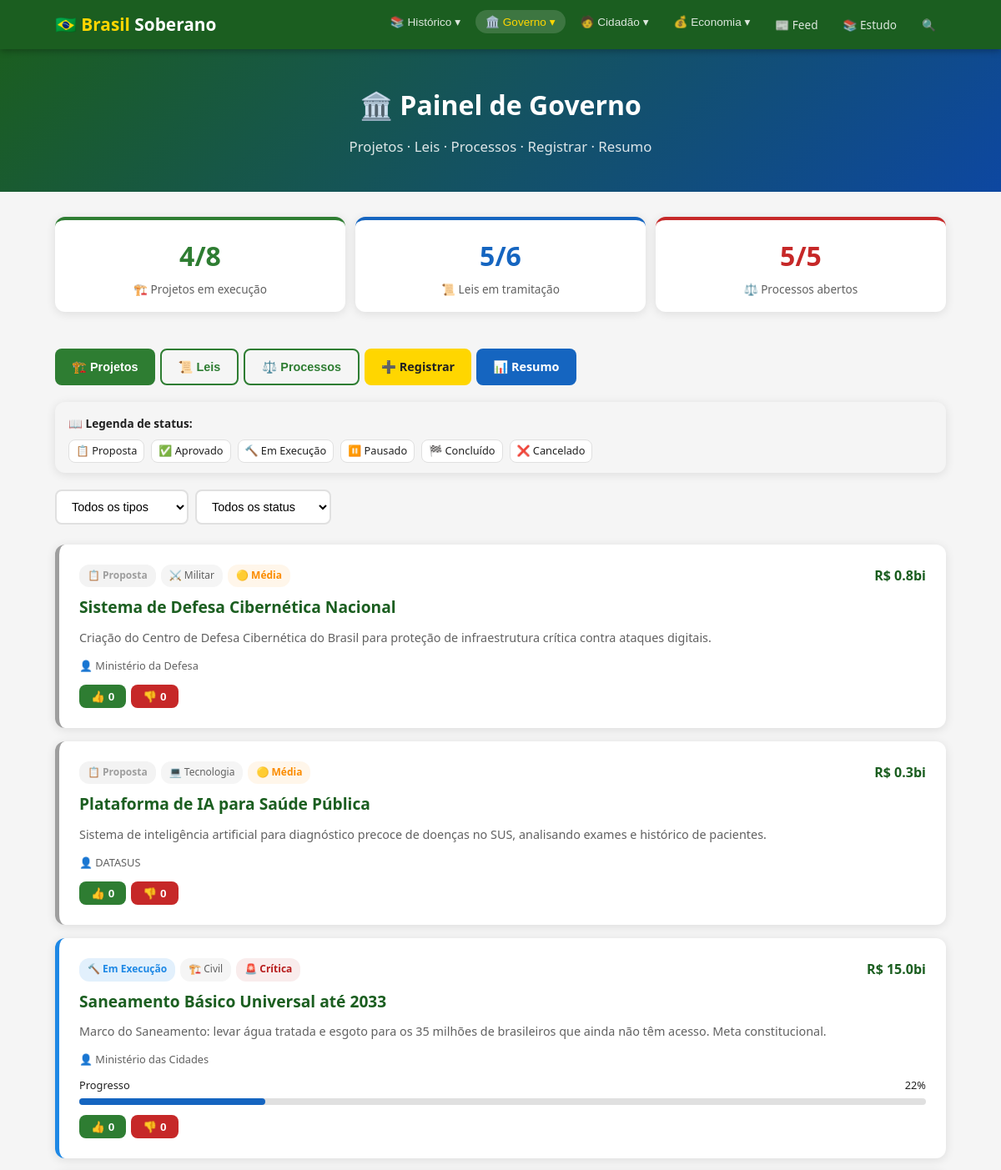
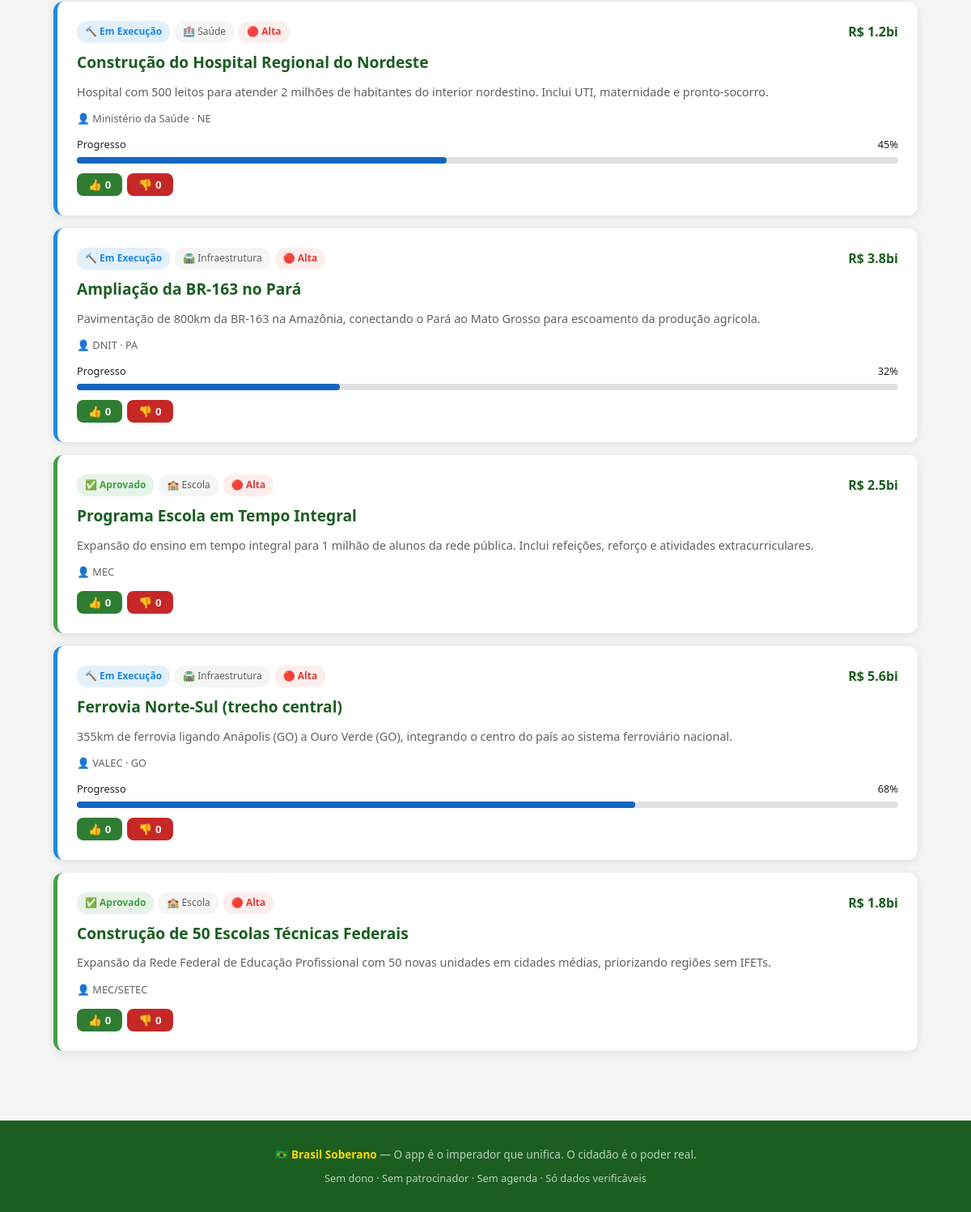
Page /painel on the committed database (2 pictures, top to bottom).
### tables this page shows
CREATE TABLE projects (
        id INTEGER PRIMARY KEY AUTOINCREMENT,
        title TEXT NOT NULL,
        type TEXT NOT NULL,
        description TEXT NOT NULL,
        status TEXT DEFAULT 'proposta',
        budget_bi REAL DEFAULT 0,
        start_date TEXT,
        end_date TEXT,
        responsible TEXT,
        progress_pct INTEGER DEFAULT 0,
        priority TEXT DEFAULT 'media',
        state TEXT,
        created_at TEXT DEFAULT (datetime('now')),
        votes_yes INTEGER DEFAULT 0,
        votes_no INTEGER DEFAULT 0
    );

### app.py (the view)
@app.route('/painel')
def painel():
    ftype = request.args.get('type','')
    fstatus = request.args.get('status','')
    tab = request.args.get('tab','projetos')
    pq = 'SELECT * FROM projects WHERE 1=1'
    pa = []
    if ftype: pq += ' AND type=?'; pa.append(ftype)
    if fstatus: pq += ' AND status=?'; pa.append(fstatus)
    projects = query_db(pq + ' ORDER BY priority DESC, created_at DESC', pa)
    laws = query_db('SELECT * FROM laws ORDER BY created_at DESC')
    processes = query_db('SELECT * FROM processes ORDER BY created_at DESC')
    stats = {
        'projects_total': query_db('SELECT COUNT(*) as c FROM projects', one=True)['c'],
        'projects_exec': query_db("SELECT COUNT(*) as c FROM projects WHERE status='em_execucao'", one=True)['c'],
        'laws_total': query_db('SELECT COUNT(*) as c FROM laws', one=True)['c'],
        'laws_active': query_db("SELECT COUNT(*) as c FROM laws WHERE phase NOT IN ('promulgada','vetada','arquivada')", one=True)['c'],
        'processes_total': query_db('SELECT COUNT(*) as c FROM processes', one=True)['c'],
        'processes_open': query_db("SELECT COUNT(*) as c FROM processes WHERE status NOT IN ('encerrado')", one=True)['c'],
    }
    return render_template('painel.html',
        projects=projects, laws=laws, processes=processes,
        stats=stats, tab=tab,
        project_types=PROJECT_TYPES, project_status=PROJECT_STATUS,
        law_phases=LAW_PHASES, process_status=PROCESS_STATUS,
        priorities=PRIORITIES,
        ftype=ftype, fstatus=fstatus)

### app.py (called while the page is built)
def get_db():
    db = getattr(g, '_database', None)
    if db is None:
        db = g._database = sqlite3.connect(DATABASE)
        db.row_factory = sqlite3.Row
    return db

@app.teardown_appcontext
def close_connection(exception):
    db = getattr(g, '_database', None)
    if db is not None:
        db.close()

def query_db(query, args=(), one=False):
    cur = get_db().execute(query, args)
    rv = cur.fetchall()
    cur.close()
    return (rv[0] if rv else None) if one else rv

### security.py (called while the page is built)
def apply_security_headers(response):
    for k, v in SECURITY_HEADERS.items():
        response.headers[k] = v
    return response

### templates/painel.html (shortened to what this page needs)
{% extends "base.html" %}
{% block header %}
<div class="page-header">
  <h1>🏛️ Painel de Governo</h1>
  <p>Projetos · Leis · Processos · Registrar · Resumo</p>
</div>
{% endblock %}
{% block content %}
<div style="display:grid;grid-template-columns:repeat(3,1fr);gap:12px;margin-bottom:24px">
  <div class="card" style="text-align:center;padding:16px;border-top:4px solid var(--green)">
    <div style="font-size:2rem;font-weight:800;color:var(--green)">{{ stats.projects_exec }}/{{ stats.projects_total }}</div>
    <div style="font-size:0.85rem;color:var(--text-light)">🏗️ Projetos em execução</div>
  </div>
  <div class="card" style="text-align:center;padding:16px;border-top:4px solid var(--blue)">
    <div style="font-size:2rem;font-weight:800;color:var(--blue)">{{ stats.laws_active }}/{{ stats.laws_total }}</div>
    <div style="font-size:0.85rem;color:var(--text-light)">📜 Leis em tramitação</div>
  </div>
  <div class="card" style="text-align:center;padding:16px;border-top:4px solid var(--red)">
    <div style="font-size:2rem;font-weight:800;color:var(--red)">{{ stats.processes_open }}/{{ stats.processes_total }}</div>
    <div style="font-size:0.85rem;color:var(--text-light)">⚖️ Processos abertos</div>
  </div>
</div>
<div style="display:flex;gap:6px;flex-wrap:wrap;margin-bottom:20px">
  <button class="btn {% if tab=='projetos' %}btn-green{% else %}btn-outline{% endif %} tab-btn" onclick="goTab('projetos')">🏗️ Projetos</button>
  <button class="btn {% if tab=='leis' %}btn-green{% else %}btn-outline{% endif %} tab-btn" onclick="goTab('leis')">📜 Leis</button>
  <button class="btn {% if tab=='processos' %}btn-green{% else %}btn-outline{% endif %} tab-btn" onclick="goTab('processos')">⚖️ Processos</button>
  <a href="/painel/registrar" class="btn btn-gold">➕ Registrar</a>
  <a href="/painel/resumo" class="btn btn-blue">📊 Resumo</a>
</div>
<div class="card" style="padding:12px 16px;background:#F5F5F5;margin-bottom:20px" id="legend-box">
  <strong style="font-size:0.85rem">📖 Legenda de status:</strong>
  <div style="display:flex;flex-wrap:wrap;gap:8px;margin-top:6px;font-size:0.8rem">
    {% if tab == 'projetos' %}
      {% for k,v in project_status.items() %}<span style="background:white;padding:2px 8px;border-radius:8px;border:1px solid #E0E0E0">{{ v }}</span>{% endfor %}
    {% elif tab == 'leis' %}
      {% for k,v in law_phases.items() %}<span style="background:white;padding:2px 8px;border-radius:8px;border:1px solid #E0E0E0">{{ v }}</span>{% endfor %}
    {% else %}
      {% for k,v in process_status.items() %}<span style="background:white;padding:2px 8px;border-radius:8px;border:1px solid #E0E0E0">{{ v }}</span>{% endfor %}
    {% endif %}
  </div>
</div>
<div id="tab-projetos" class="tab-section" {% if tab != 'projetos' %}style="display:none"{% endif %}>
  <form class="filters" method="get" action="/painel">
    <select name="type" onchange="this.form.submit()">
      <option value="">Todos os tipos</option>
    </select>
    <select name="status" onchange="this.form.submit()">
      <option value="">Todos os status</option>
    </select>
  </form>
  {% for p in projects %}
  {% set prio_color = {'baixa':'#43A047','media':'#FB8C00','alta':'#E53935','critica':'#B71C1C'}[p.priority] %}
  {% set stat_color = {'proposta':'#9E9E9E','aprovado':'#43A047','em_execucao':'#1E88E5','pausado':'#FB8C00','concluido':'#2E7D32','cancelado':'#C62828'}[p.status] %}
  <div class="card" style="border-left:5px solid {{ stat_color }};margin-bottom:16px">
    <div style="display:flex;justify-content:space-between;flex-wrap:wrap;gap:8px;margin-bottom:8px">
      <div style="display:flex;gap:6px;flex-wrap:wrap">
        <span style="font-size:0.75rem;padding:3px 10px;border-radius:12px;background:{{ stat_color }}20;color:{{ stat_color }};font-weight:700">{{ project_status[p.status] }}</span>
        <span style="font-size:0.75rem;padding:3px 10px;border-radius:12px;background:#F5F5F5;color:var(--text-light)">{{ project_types[p.type] }}</span>
        <span style="font-size:0.75rem;padding:3px 10px;border-radius:12px;background:{{ prio_color }}15;color:{{ prio_color }};font-weight:600">{{ priorities[p.priority] }}</span>
      </div>
      {% if p.budget_bi > 0 %}<span style="font-weight:700;color:var(--green-dark)">R$ {{ "%.1f"|format(p.budget_bi) }}bi</span>{% endif %}
    </div>
    <h3 style="margin:0 0 8px">{{ p.title }}</h3>
    <p style="color:var(--text-light);font-size:0.9rem;margin-bottom:10px">{{ p.description }}</p>
    {% if p.responsible %}<p style="font-size:0.8rem;color:var(--text-light)">👤 {{ p.responsible }}{% if p.state %} · {{ p.state }}{% endif %}</p>{% endif %}
    {% if p.status == 'em_execucao' %}
    <div style="margin:10px 0">
      <div style="display:flex;justify-content:space-between;font-size:0.8rem;margin-bottom:4px">
        <span>Progresso</span><span>{{ p.progress_pct }}%</span>
      </div>
      <div style="height:8px;background:#E0E0E0;border-radius:4px">
        <div style="height:8px;width:{{ p.progress_pct }}%;background:var(--blue);border-radius:4px"></div>
      </div>
    </div>
    {% endif %}
    <div style="display:flex;gap:6px;margin-top:12px">
      <button class="btn btn-green" style="padding:6px 14px;font-size:0.85rem" onclick="votarPainel('project',{{ p.id }},'yes',this)">👍 {{ p.votes_yes }}</button>
      <button class="btn" style="padding:6px 14px;font-size:0.85rem;background:#C62828;color:white" onclick="votarPainel('project',{{ p.id }},'no',this)">👎 {{ p.votes_no }}</button>
    </div>
  </div>
  {% endfor %}
</div>
{% endblock %}

### static/css/style.css (style rules this page uses)
:root { --green: #2E7D32; --green-light: #4CAF50; --green-dark: #1B5E20; --gold: #FFD600; --gold-dark: #C5A028; --blue: #1565C0; --blue-light: #42A5F5; --blue-dark: #0D47A1; --white: #FFFFFF; --bg: #F5F5F5; --text: #212121; --text-light: #616161; --red: #C62828; --radius: 12px; --shadow: 0 2px 12px rgba(0,0,0,0.1); --transition: all 0.3s ease; }
* { margin:0; padding:0; box-sizing:border-box; }
html { scroll-behavior:smooth; }
body { font-family:'Segoe UI',system-ui,-apple-system,sans-serif; color:var(--text); background:var(--bg); line-height:1.7; }
.page-header { background:linear-gradient(135deg,var(--green-dark),var(--blue-dark)); color:white; padding:40px 20px; text-align:center; }
.page-header h1 { font-size:2rem; margin-bottom:8px; }
.page-header p { opacity:0.85; font-size:1.05rem; }
.card { background:white; border-radius:var(--radius); padding:24px; margin-bottom:20px; box-shadow:var(--shadow); transition:var(--transition); }
.card h3 { color:var(--green-dark); margin-bottom:8px; font-size:1.2rem; }
.card p { color:var(--text-light); font-size:0.95rem; }
.filters { display:flex; gap:8px; flex-wrap:wrap; margin-bottom:24px; align-items:center; }
.filters select, .filters input { padding:10px 14px; border:2px solid #E0E0E0; border-radius:8px; font-size:0.9rem; background:white; }
.btn { display:inline-block; padding:10px 20px; border-radius:8px; font-weight:600; font-size:0.9rem; text-decoration:none; border:none; cursor:pointer; transition:var(--transition); }
.btn-green { background:var(--green); color:white; }
.btn-blue { background:var(--blue); color:white; }
.btn-gold { background:var(--gold); color:var(--text); }
.btn-outline { background:transparent; border:2px solid var(--green); color:var(--green); }

### rows in the picture
projects: status "📋 Proposta", type "⚔️ Militar", priority "🟡 Média", budget_bi "0.8", title "Sistema de Defesa Cibernética Nacional", description "Criação do Centro de Defesa Cibernética do Brasil para proteção de infraestrutura crítica contra ataques digitais.", responsible "Ministério da Defesa", votes_yes "0", votes_no "0"
projects: status "📋 Proposta", type "💻 Tecnologia", priority "🟡 Média", budget_bi "0.3", title "Plataforma de IA para Saúde Pública", description "Sistema de inteligência artificial para diagnóstico precoce de doenças no SUS, analisando exames e histórico de pacientes.", responsible "DATASUS", votes_yes "0", votes_no "0"
projects: status "🔨 Em Execução", type "🏗️ Civil", priority "🚨 Crítica", budget_bi "15.0", title "Saneamento Básico Universal até 2033", description "Marco do Saneamento: levar água tratada e esgoto para os 35 milhões de brasileiros que ainda não têm acesso. Meta constitucional.", responsible "Ministério das Cidades", progress_pct "22", votes_yes "0", votes_no "0"
projects: status "🔨 Em Execução", type "🏥 Saúde", priority "🔴 Alta", budget_bi "1.2", title "Construção do Hospital Regional do Nordeste", description "Hospital com 500 leitos para atender 2 milhões de habitantes do interior nordestino. Inclui UTI, maternidade e pronto-socorro.", responsible "Ministério da Saúde", state "NE", progress_pct "45", votes_yes "0", votes_no "0"
projects: status "🔨 Em Execução", type "🛣️ Infraestrutura", priority "🔴 Alta", budget_bi "3.8", title "Ampliação da BR-163 no Pará", description "Pavimentação de 800km da BR-163 na Amazônia, conectando o Pará ao Mato Grosso para escoamento da produção agrícola.", responsible "DNIT", state "PA", progress_pct "32", votes_yes "0", votes_no "0"
projects: status "✅ Aprovado", type "🏫 Escola", priority "🔴 Alta", budget_bi "2.5", title "Programa Escola em Tempo Integral", description "Expansão do ensino em tempo integral para 1 milhão de alunos da rede pública. Inclui refeições, reforço e atividades extracurriculares.", responsible "MEC", votes_yes "0", votes_no "0"
projects: status "🔨 Em Execução", type "🛣️ Infraestrutura", priority "🔴 Alta", budget_bi "5.6", title "Ferrovia Norte-Sul (trecho central)", description "355km de ferrovia ligando Anápolis (GO) a Ouro Verde (GO), integrando o centro do país ao sistema ferroviário nacional.", responsible "VALEC", state "GO", progress_pct "68", votes_yes "0", votes_no "0"
projects: status "✅ Aprovado", type "🏫 Escola", priority "🔴 Alta", budget_bi "1.8", title "Construção de 50 Escolas Técnicas Federais", description "Expansão da Rede Federal de Educação Profissional com 50 novas unidades em cidades médias, priorizando regiões sem IFETs.", responsible "MEC/SETEC", votes_yes "0", votes_no "0"

### other values in the picture
{{ stats.projects_exec }} "4"
{{ stats.projects_total }} "8"
{{ stats.laws_active }} "5"
{{ stats.laws_total }} "6"
{{ stats.processes_open }} "5"
{{ stats.processes_total }} "5"
{{ v }} "📋 Proposta" "✅ Aprovado" "🔨 Em Execução" "⏸️ Pausado" "🏁 Concluído" "❌ Cancelado"
